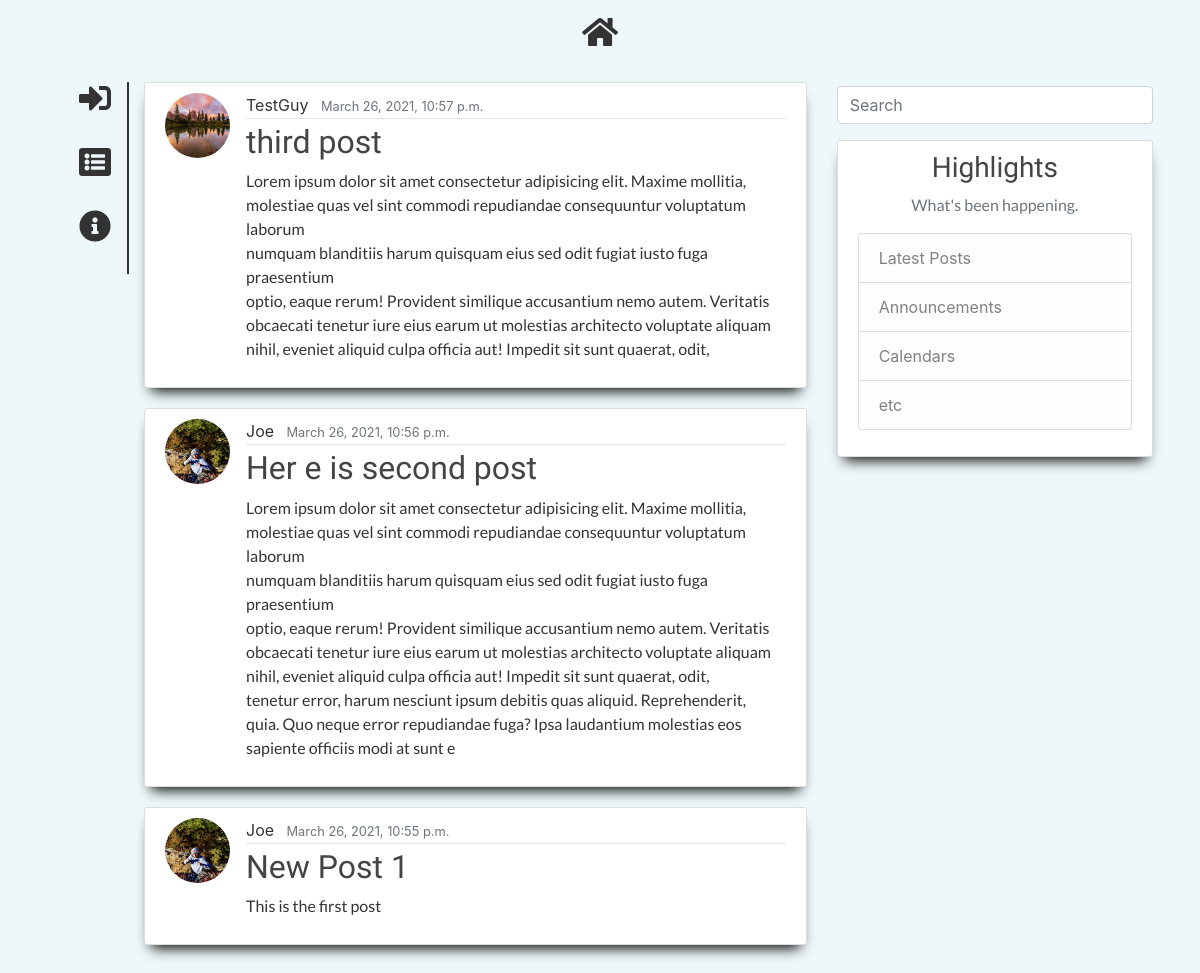
The page / on the database its author committed.
### blog/models.py (models this page shows, shortened)
class Post(models.Model):
  title = models.CharField(max_length=100)
  author = models.ForeignKey(User, on_delete=models.CASCADE)
  content = models.TextField()
  date_posted = models.DateTimeField(default=timezone.now)

### users/models.py (models this page shows, shortened)
class Profile(models.Model):
  user = models.OneToOneField(User, on_delete=models.CASCADE)
  image = models.ImageField(default='default.jpg', upload_to='profile_pics')

### blog/views.py (the view)
# urls.py: path('', PostListView.as_view(), name="blog-home"),
class PostListView(ListView):
  model = Post
  template_name = 'blog/home.html' # <app>/<model>_<viewtype>.html
  context_object_name = 'posts'
  ordering = ['-date_posted']

### blog/templates/blog/home.html
{% extends 'blog/base.html' %}
{% block content %}
{% for post in posts %}
<article id="article" class="media content-section box-sh">
  <img class="rounded-circle article-img" src="{{ post.author.profile.image.url }}" alt="">
  <div class="media-body">
    <div class="article-metadata">
      <a class="mr-2" href="#">{{ post.author }}</a>
      <small class="text-muted">{{ post.date_posted }}</small>
    </div>
    <h2><a class="article-title" href="{% url 'post-detail' post.id %}">{{ post.title }}</a></h2>
    <p class="article-content">{{ post.content }}</p>
  </div>
</article>
{% endfor %}
{% endblock content %}

### blog/templates/blog/base.html (shortened to what this page needs)
{% load static %}
<!DOCTYPE html>
<html lang="en">
<head>
  <link rel="stylesheet" href="https://maxcdn.bootstrapcdn.com/bootstrap/4.0.0/css/bootstrap.min.css"
>
  <link href="https://cdnjs.cloudflare.com/ajax/libs/font-awesome/5.13.0/css/all.min.css" rel="stylesheet">
  <link rel="stylesheet" href="{% static 'blog/main.css' %}">
  <link rel="stylesheet" href="{% static 'blog/media.css' %}">
</head>
<body>
  <nav id="main-nav">
    <div class="row">
      <a href="{% url 'blog-home' %}"><i class="fas fa-home fa-2x"></i></a>
    </div>
  </nav>
  <div class="main-container">
    <nav id="side-nav">
      <div id="left-nav" class="row">
        <div class="col-sm">
          <ul>
            {% if user.is_authenticated %}
            <li><a href="{% url 'post-create' %}"><i class="fas fa-edit fa-2x"></i></a></li>
            <li><a href="{% url 'logout' %}"><i class="fas fa-sign-out-alt fa-2x"></i></a></li>
            <li><a href="{% url 'profile' %}"><i class="fas fa-address-card fa-2x"></i></a></li>
            {% else %}
            <li><a href="{% url 'login' %}"><i class="fas fa-sign-in-alt fa-2x"></i></a></li>
            <li><a href="{% url 'register' %}"><i class="fas fa-list-alt fa-2x"></i></a></li>
            {% endif %}
            <li><a href="{% url 'blog-about' %}"><i class="fas fa-info-circle fa-2x"></i></a></li>
          </ul>
        </div>
    </nav>
    <main role="main" class="container">
      <div class="row">
        <div class="col-md-8">
          {% block content %}{% endblock %}
        </div>
        <div class="col-md-4">
          <div class="input-group mt-1 mb-3">
            <input id="filter" type="text" class="form-control" placeholder="Search" aria-label=""
              aria-describedby="basic-addon1" name="filter">
          </div>
          <div class="content-section box-sh">
            <h3 class="text-center">Highlights</h3>
            <p class='text-muted text-center'>What's been happening.
            <ul class="list-group">
              <li class="list-group-item list-group-item-light">Latest Posts</li>
              <li class="list-group-item list-group-item-light">Announcements</li>
              <li class="list-group-item list-group-item-light">Calendars</li>
              <li class="list-group-item list-group-item-light">etc</li>
            </ul>
            </p>
          </div>
        </div>
      </div>
  </div>
</body>
</html>

### blog/static/blog/main.css (style rules this page uses)
* { padding: 0; margin: 0; box-sizing: border-box; }
.main-container { margin: 1rem; padding: 1rem; display: flex; flex-direction: row; justify-content: space-evenly; }
body { background-color: rgba(91, 192, 222, 0.1); color: #333333; }
h1, h2, h3, h4, h5, h6 { color: #444444; font-family: 'Ubuntu', sans-serif; }
p { font-family: 'Lato', sans-serif; }
ul { margin: 0; padding: 0; list-style: none; }
a { color: #333; text-decoration: none; }
li { list-style: none; }
.content-section { background: #ffffff; padding: 10px 20px; border: 1px solid #dddddd; border-radius: 3px; margin-bottom: 20px; }
.article-title { color: #444444; }
.article-content { white-space: pre-line; }
.article-img { height: 65px; width: 65px; margin-right: 16px; }
.article-metadata { padding-bottom: 1px; margin-bottom: 4px; border-bottom: 1px solid #e3e3e3 }
#main-nav { padding: 0 1rem; margin: 0 1rem; }
#main-nav .row { justify-content: center; align-items: center; padding-top: 1rem; }
#left-nav { margin-left: 1rem; }
#left-nav .col-sm ul { justify-content: center; padding: 0 1rem; border-right: 2px solid #333; }
#left-nav ul li a i { margin-bottom: 2rem; }
.box-sh { -webkit-box-shadow: 0px 10px 13px -7px #000000, 5px 5px 15px 5px rgba(0,0,0,0); box-shadow: 0px 10px 13px -7px #000000, 5px 5px 15px 5px rgba(0,0,0,0); }

### rows shown on the page
Post: author.profile.image (placeholder picture), author "TestGuy", date_posted "March 26, 2021, 10:57 p.m.", title "third post", content "Lorem ipsum dolor sit amet consectetur adipisicing elit. Maxime mollitia, molestiae quas vel sint commodi repudiandae consequuntur voluptatum laborum numquam blanditiis harum quisquam eius sed odit fugiat iusto fuga praesentium optio, eaque rerum! Provident similique accusantium nemo autem. Veritatis obcaecati tenetur iure eius earum ut molestias architecto voluptate aliquam nihil, eveniet aliquid culpa officia aut! Impedit sit sunt quaerat, odit,"
Post: author.profile.image (picture), author "Joe", date_posted "March 26, 2021, 10:56 p.m.", title "Her e is second post", content "Lorem ipsum dolor sit amet consectetur adipisicing elit. Maxime mollitia, molestiae quas vel sint commodi repudiandae consequuntur voluptatum laborum numquam blanditiis harum quisquam eius sed odit fugiat iusto fuga praesentium optio, eaque rerum! Provident similique accusantium nemo autem. Veritatis obcaecati tenetur iure eius earum ut molestias architecto voluptate aliquam nihil, eveniet aliquid culpa officia aut! Impedit sit sunt quaerat, odit, tenetur error, harum nesciunt ipsum debitis quas aliquid. Reprehenderit, quia. Quo neque error repudiandae fuga? Ipsa laudantium molestias eos sapiente officiis modi at sunt e"
Post: author.profile.image (picture), author "Joe", date_posted "March 26, 2021, 10:55 p.m.", title "New Post 1", content "This is the first post"
